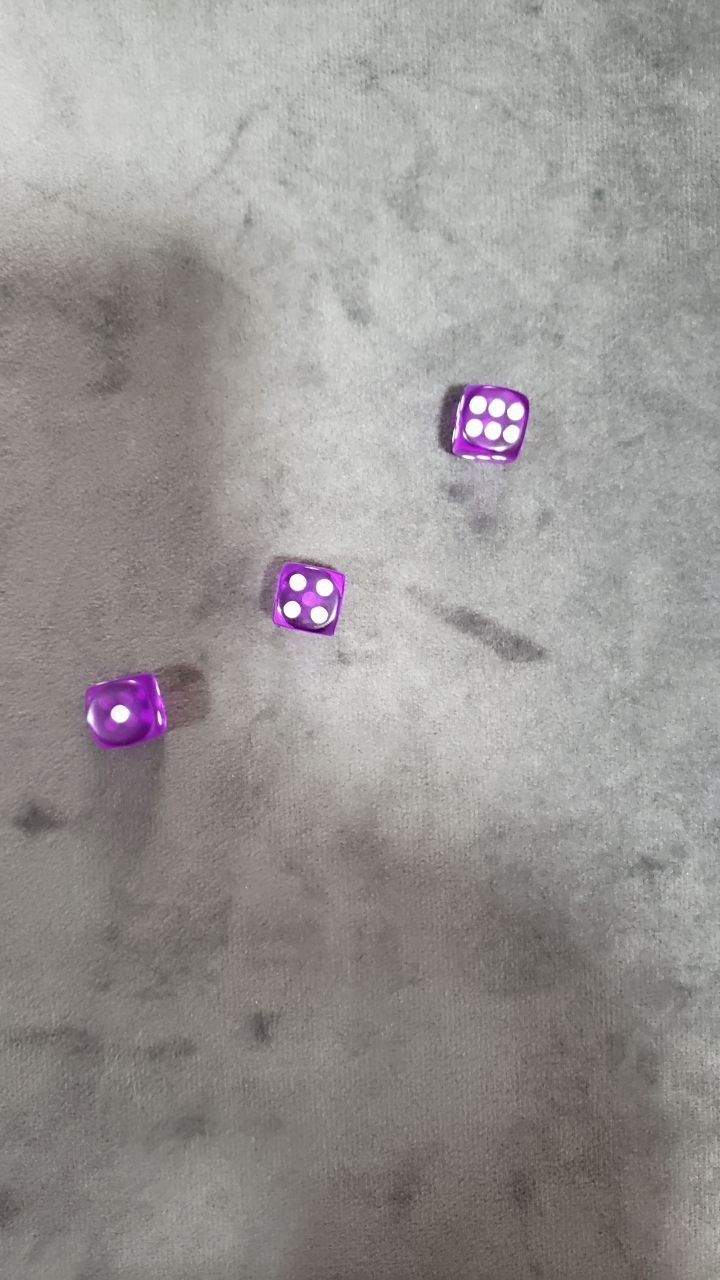
#> input picture leitor-dados/imagensDados/img1.jpg, 720 x 1280 px; its folder holds only this picture in this run
$ python main.py
#> lines starting #> are read from the running program, lines starting #| are printed output that depends on the picture; after the words box and inside, x2 and y2 are one past the last pixel; in counts of white or black regions, pixels touching at a corner belong together
import os

import cv2
import numpy as np


def main() -> None:
    window_name = "Janela"

    img_dir = os.scandir("./imagensDados")
    for img_file in img_dir:
        cv2.namedWindow(window_name, cv2.WINDOW_GUI_NORMAL)
        img = cv2.imread(img_file.path)
#> img is the input picture: shape (1280, 720, 3); mean B, G, R 147.3, 149.1, 152.7

        # Pré-processamento
        img = cv2.GaussianBlur(img, (3, 3), 5)  # Remoção de ruído
        img = cv2.Canny(img, 150, 200, L2gradient=True)  # Binarização da imagem
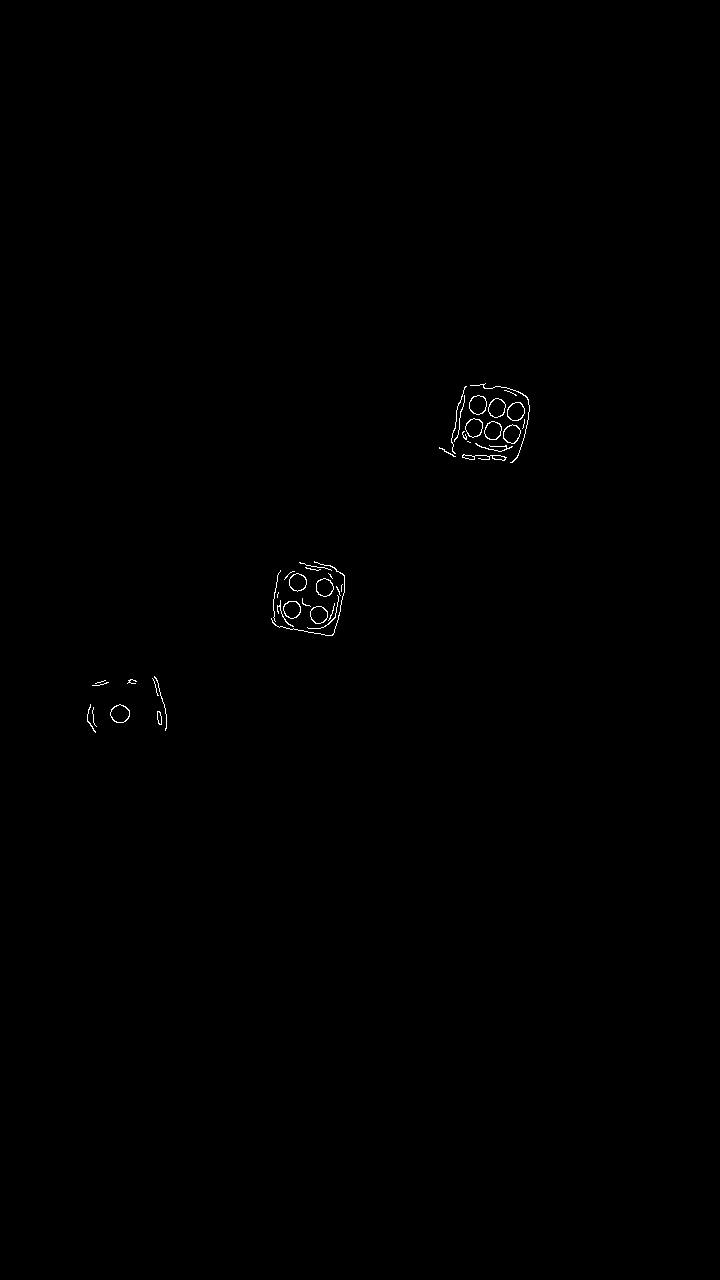
#> img: shape (1280, 720); 0.21% white in thin lines or dots, all inside (x1, y1, x2, y2) = (87, 383, 530, 733)

        # Reconhecimento de padrões circulares na imagem
        circles = cv2.HoughCircles(
            img,
            cv2.HOUGH_GRADIENT,
            1,  # Escala da imagem
            10,  # Distância mínima entre os centros dos circulos
            minRadius=0,  # Raio mínimo dos círculos
            maxRadius=12,  # Raio máximo dos círculos
            param1=200,  # Limiar de detecção
            param2=15,  # Acumulador de detecção
        )
#> circles = [[512.5, 432.5, 11.4], [119.5, 713.5, 8], [318.5, 614.5, 7.8], [492.5, 430.5, 10.2], [323.5, 588.5, 8.8], [472.5, 427.5, 8], [478.5, 403.5, 9.1], [289.5, 609.5, 9.1], [516.5, 410.5, 9.1], [297.5, 582.5, 7.8], [496.5, 405.5, 8]]
        circles_list = np.around(circles).astype(np.int32)[0]
#> circles_list = [[512, 432, 11], [120, 714, 8], [318, 614, 8], [492, 430, 10], [324, 588, 9], [472, 428, 8], [478, 404, 9], [290, 610, 9], [516, 410, 9], [298, 582, 8], [496, 406, 8]]

        # Criação destaques circulares
        for circle in circles_list:
            x, y, raio = circle
            cv2.circle(img, (x, y), raio, (125, 125, 125), 2)
#> this loop made 11 passes
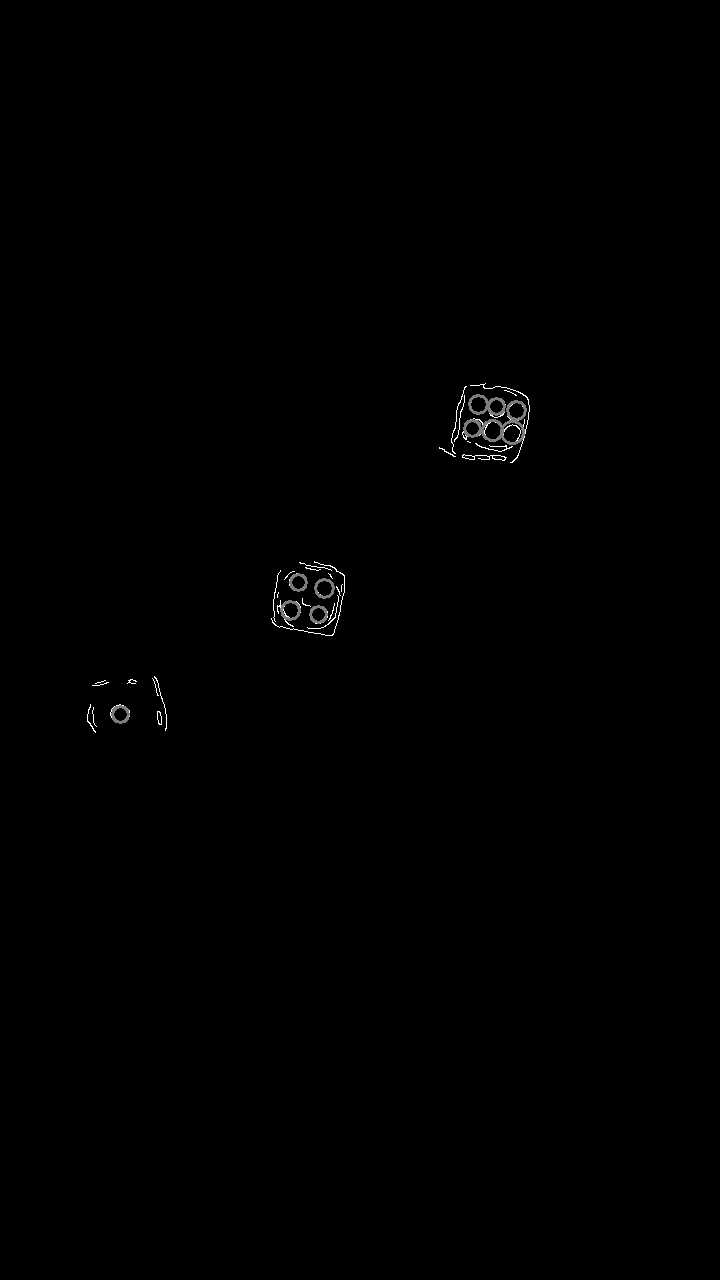
#> img: shape (1280, 720); 0.2% of pixels changed, all inside (x1, y1, x2, y2) = (111, 394, 527, 724)

        print(f"Resultado ({img_file.name}): {len(circles[0])}")
#| Resultado (img1.jpg): 11

        cv2.imshow(window_name, img)
        if cv2.waitKey(0) == ord("q"):
#> (key q is pressed here)
            cv2.destroyAllWindows()

    img_dir.close()


if __name__ == "__main__":
    main()

$ run again, on leitor-dados/imagensDados/img3.jpg
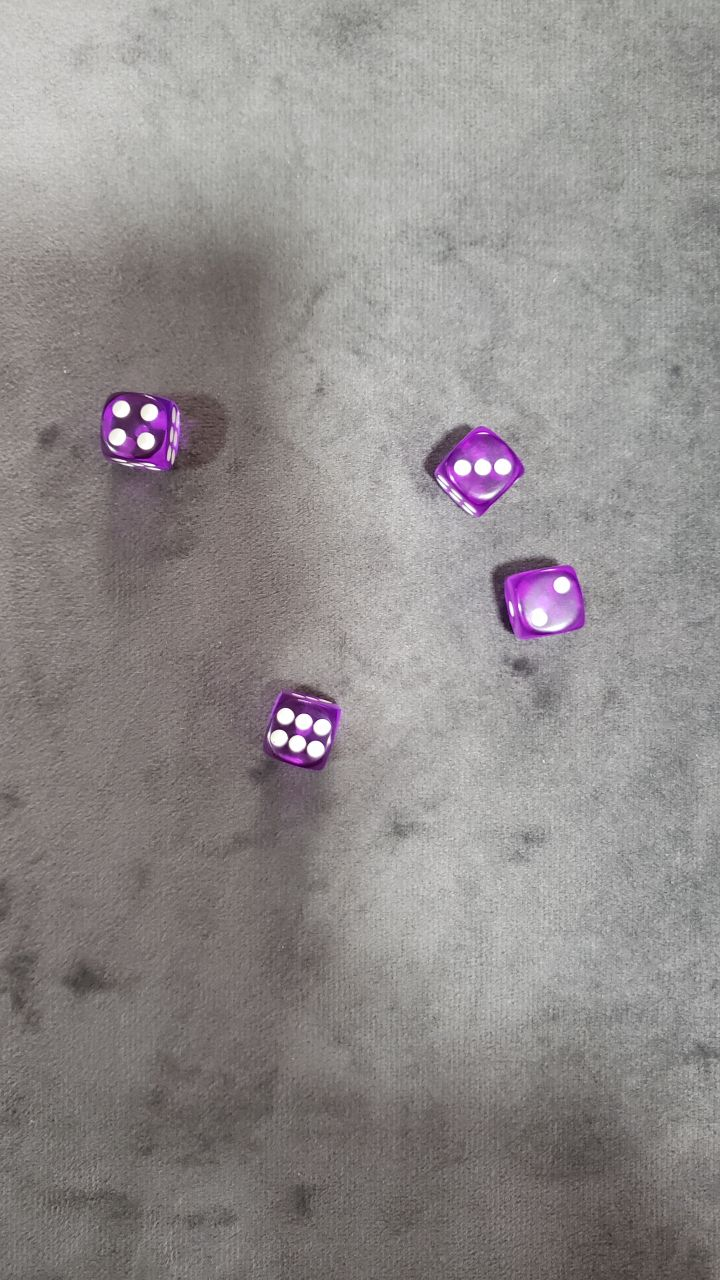
#> input picture leitor-dados/imagensDados/img3.jpg, 720 x 1280 px
#> in main, img is the input picture: shape (1280, 720, 3); mean B, G, R 140, 140.6, 145.4
#> in main, `img = cv2.Canny(img, 150, 200, L2gradient=True)`:
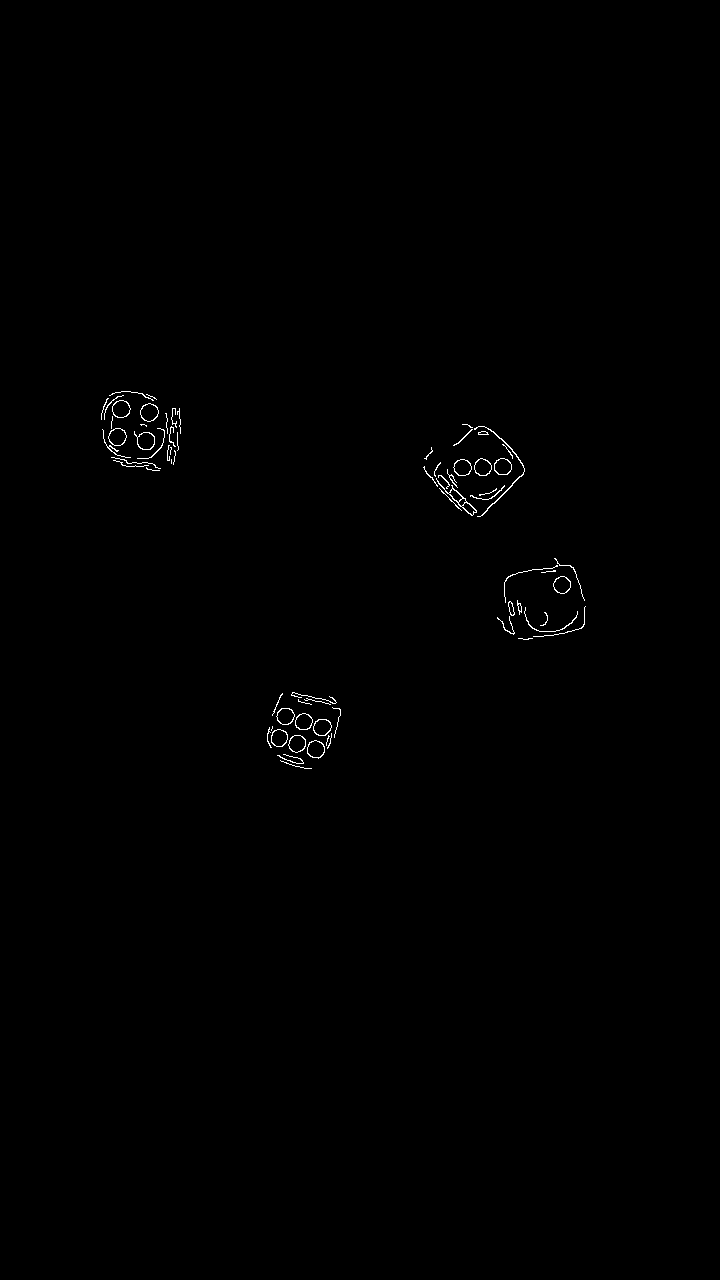
#> img: shape (1280, 720); 0.32% white in thin lines or dots, all inside (x1, y1, x2, y2) = (101, 391, 586, 769)
#> circles = 14 rows, first 8: [145.5, 440.5, 7.8], [502.5, 466.5, 7.4], [278.5, 737.5, 9.1], [315.5, 748.5, 7.8], [462.5, 467.5, 7.4], [148.5, 412.5, 9.1], [121.5, 408.5, 9.1], [482.5, 466.5, 7.8]
#> circles_list = 14 rows, first 8: [146, 440, 8], [502, 466, 7], [278, 738, 9], [316, 748, 8], [462, 468, 7], [148, 412, 9], [122, 408, 9], [482, 466, 8]
#> the loop in main, `for circle in circles_list:` made 14 passes
#> after the loop in main, `for circle in circles_list:`:
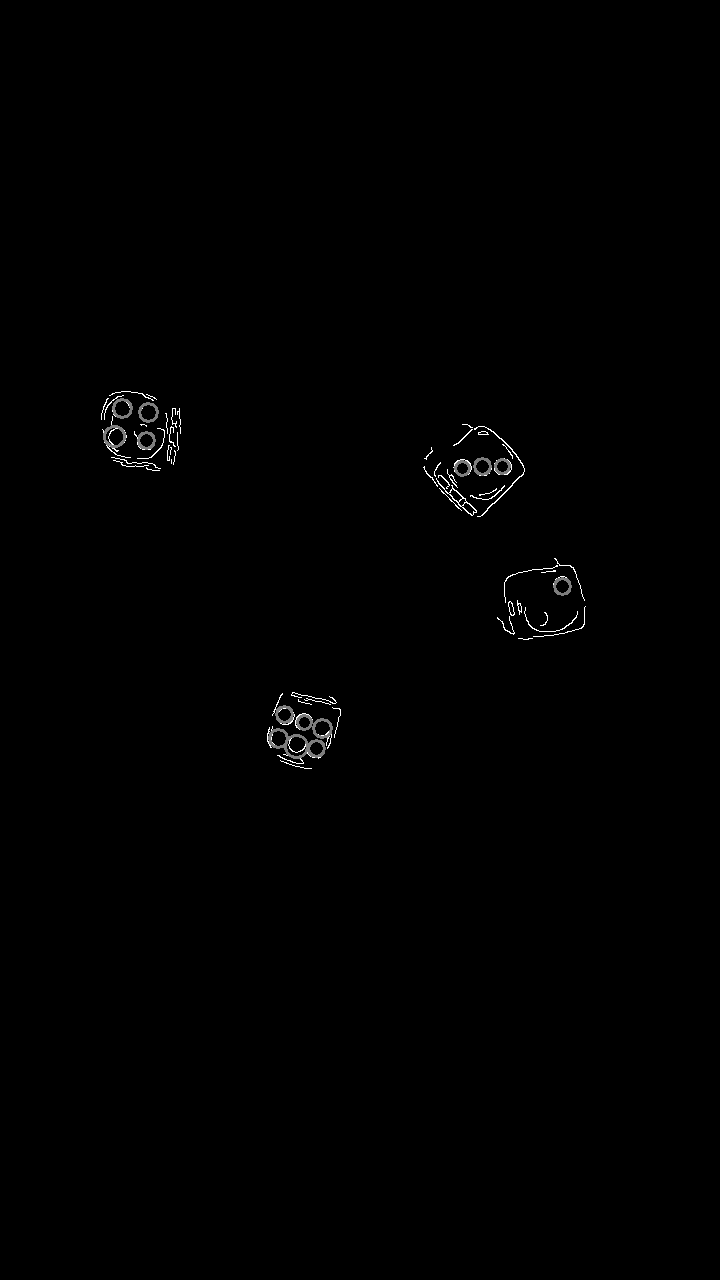
#> img: shape (1280, 720); 0.24% of pixels changed, all inside (x1, y1, x2, y2) = (103, 398, 572, 759)
#| Resultado (img3.jpg): 14

$ run again, on leitor-dados/imagensDados/img4.jpg
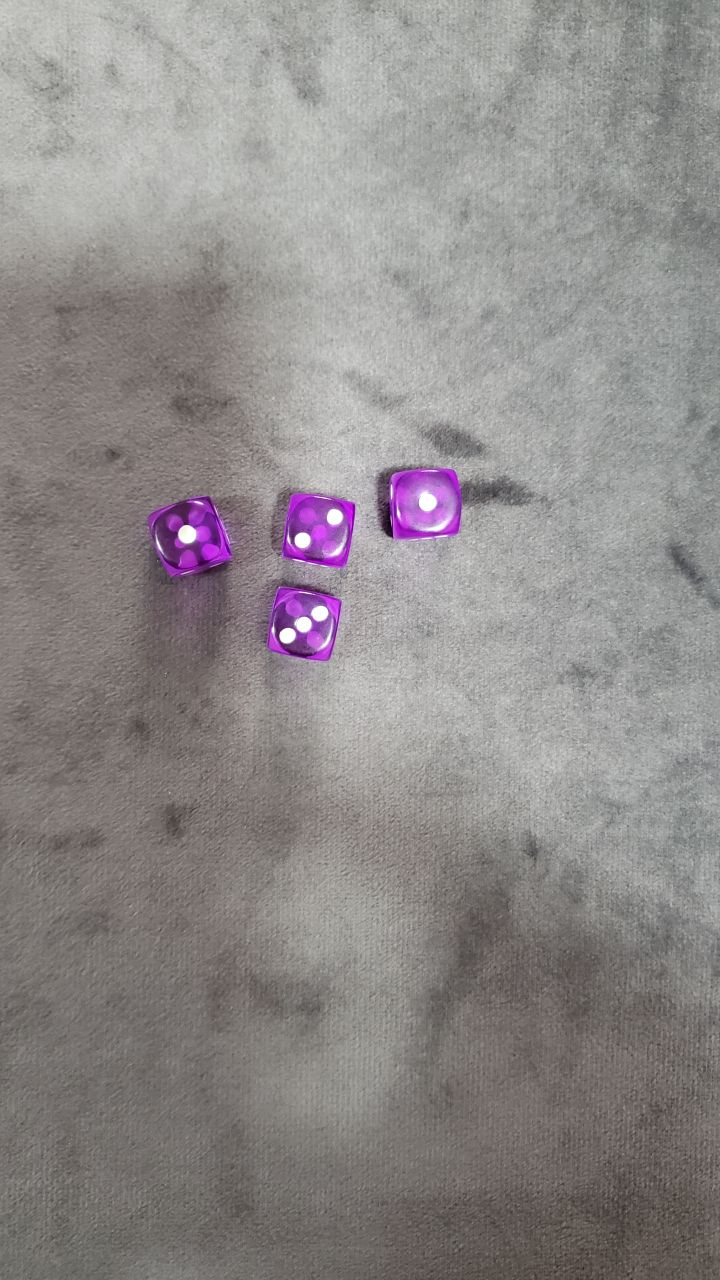
#> input picture leitor-dados/imagensDados/img4.jpg, 720 x 1280 px
#> in main, img is the input picture: shape (1280, 720, 3); mean B, G, R 137.9, 138.4, 142.9
#> in main, `img = cv2.Canny(img, 150, 200, L2gradient=True)`:
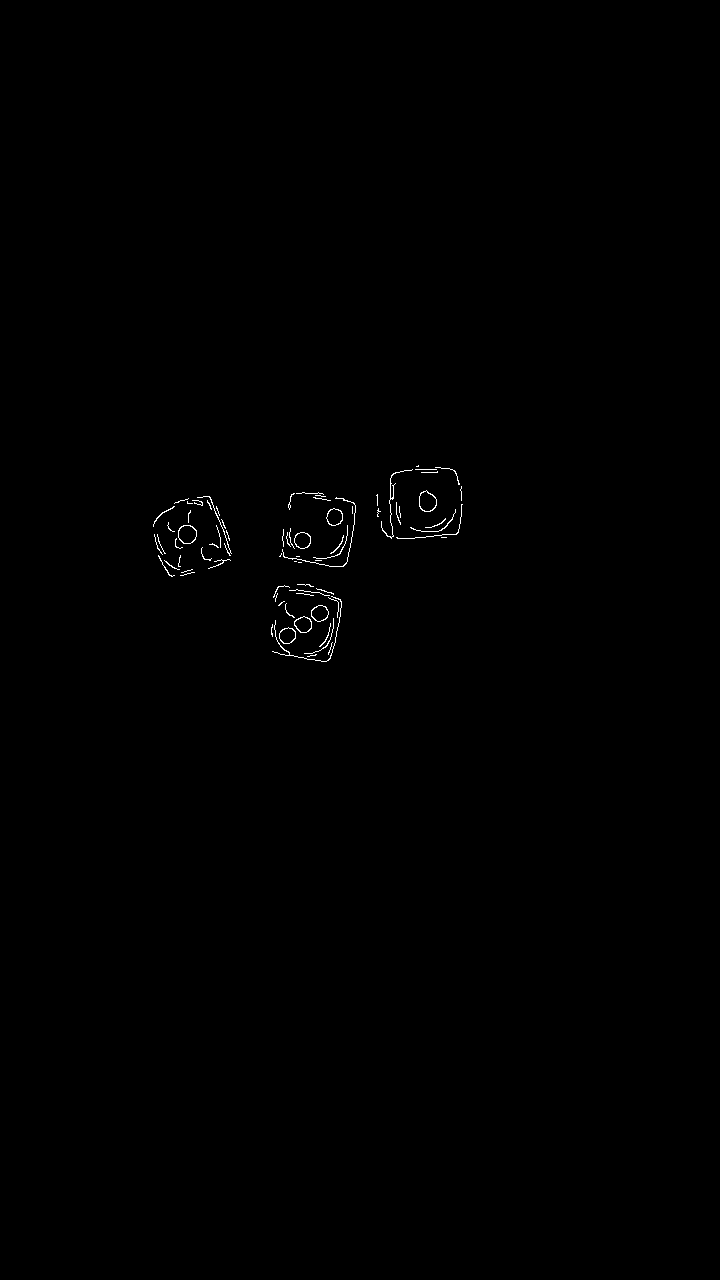
#> img: shape (1280, 720); 0.26% white in thin lines or dots, all inside (x1, y1, x2, y2) = (153, 465, 463, 662)
#> circles = [[426.5, 501.5, 10.3], [333.5, 515.5, 7.8], [301.5, 540.5, 9.6], [186.5, 533.5, 8], [287.5, 636.5, 8], [318.5, 612.5, 8.4], [303.5, 625.5, 8]]
#> circles_list = [[426, 502, 10], [334, 516, 8], [302, 540, 10], [186, 534, 8], [288, 636, 8], [318, 612, 8], [304, 626, 8]]
#> the loop in main, `for circle in circles_list:` made 7 passes
#> after the loop in main, `for circle in circles_list:`:
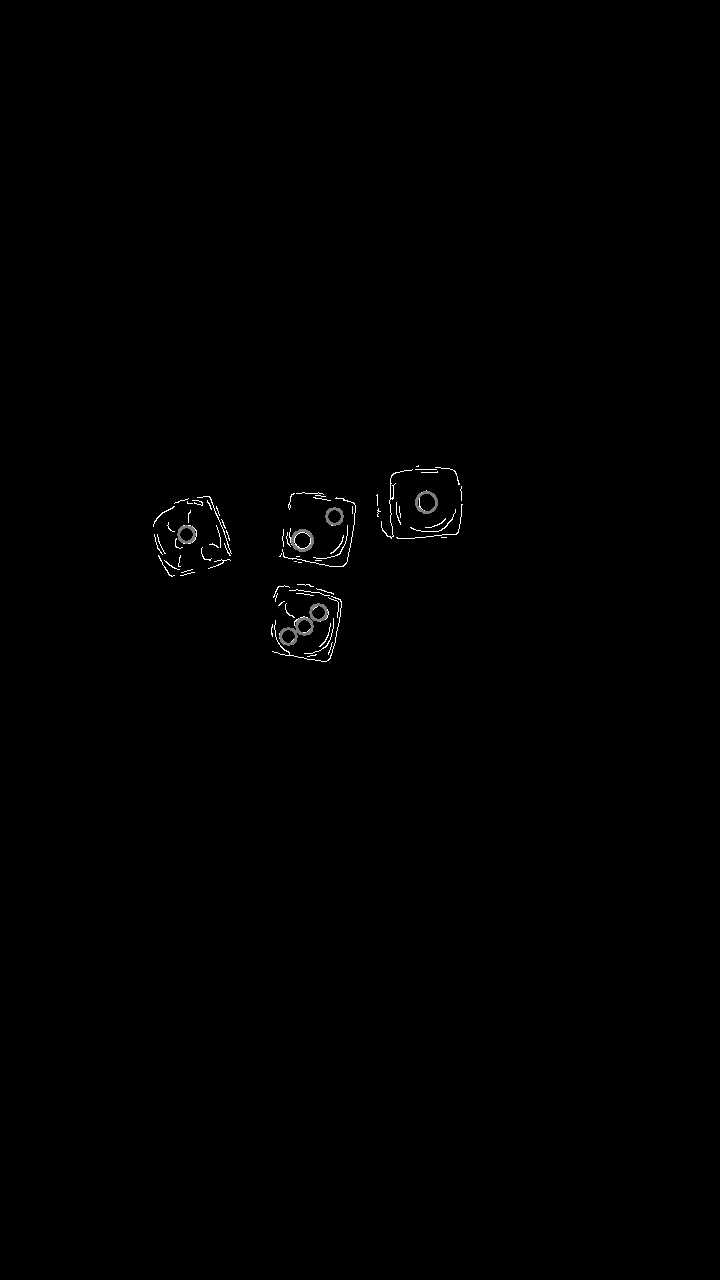
#> img: shape (1280, 720); 0.13% of pixels changed, all inside (x1, y1, x2, y2) = (177, 491, 438, 646)
#| Resultado (img4.jpg): 7
